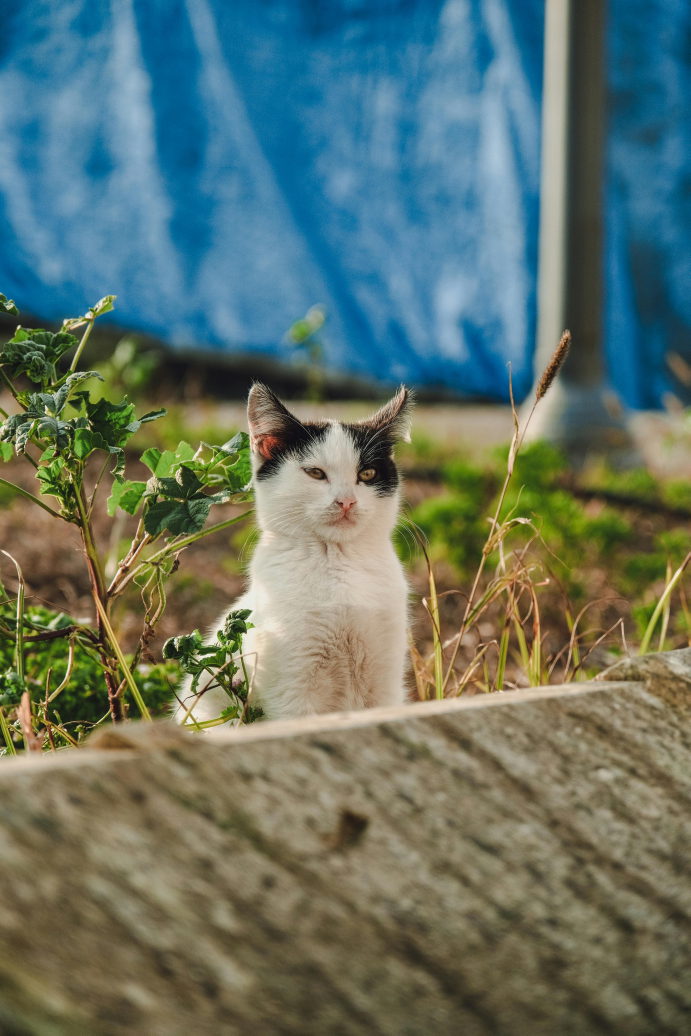
#> input picture Photos/cat1.jpg, 4141 x 6212 px (shown at 1/6 size)
$ python Basic.py
#> lines starting #> are read from the running program, lines starting #| are printed output that depends on the picture; after the words box and inside, x2 and y2 are one past the last pixel; in counts of white or black regions, pixels touching at a corner belong together
import cv2 as cv

def rescaleImage(img, scale=0.1):
    width = int(img.shape[1] * scale)
    height = int(img.shape[0] * scale)
    dimensions = (width, height)

    return cv.resize(img, dimensions, interpolation=cv.INTER_AREA)


img = cv.imread('Photos/cat1.jpg')
#> img is the input picture: shape (6212, 4141, 3); mean B, G, R 104.2, 114.8, 97.9
# cv.imshow('Cat', rescaleImage(img))

# converting to grayscale
grey = cv.cvtColor(img, cv.COLOR_BGR2GRAY)
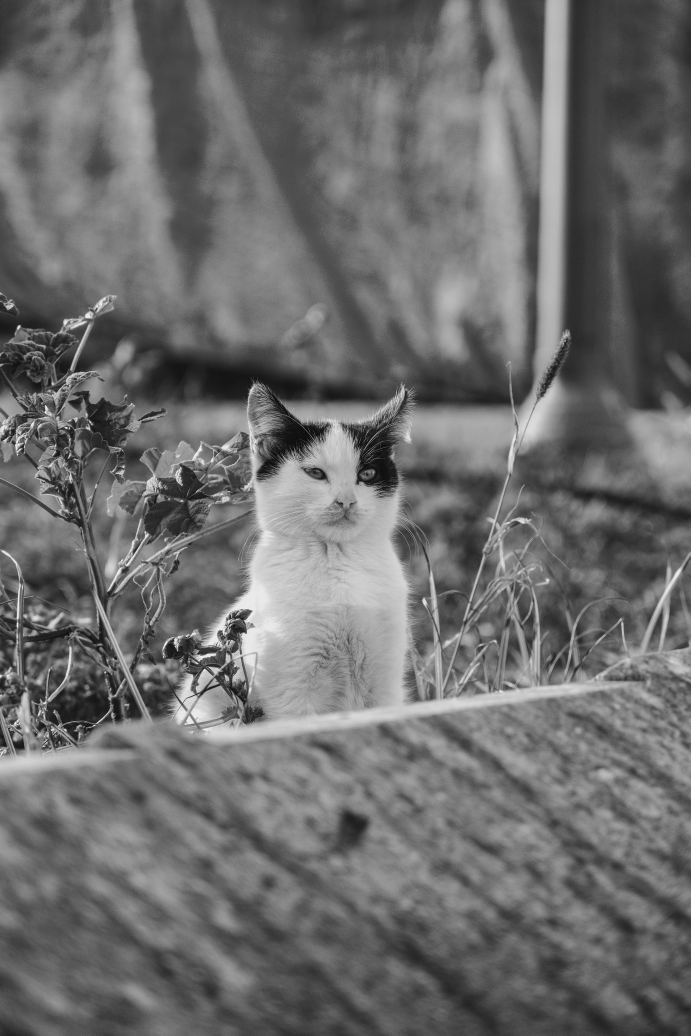
#> grey: shape (6212, 4141) (shown at 1/6 size); min 0, max 254, mean 108.5
# cv.imshow('Grey', rescaleImage(grey))

# blur the image
blur = cv.GaussianBlur(img, (7, 7), cv.BORDER_DEFAULT)
# cv.imshow('Blur', rescaleImage(blur))

# Edge Cascade: to find edge of image

# cv.Canny(img, threshold1, threshold2)
# threshold1: lower threshold, threshold2: upper threshold
# threshold2 = 2 × threshold1

canny = cv.Canny(img, 125, 175)
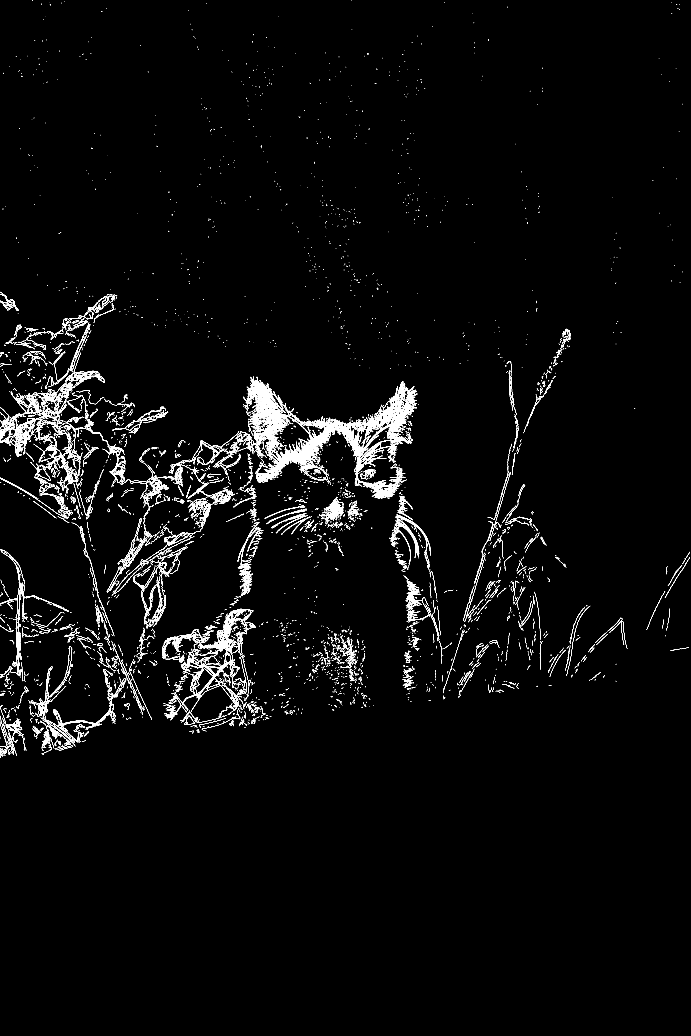
#> canny: shape (6212, 4141) (shown at 1/6 size); 1.2% white in thin lines or dots, all inside (x1, y1, x2, y2) = (0, 0, 4140, 4548)
cv.imshow('Canny', rescaleImage(canny))
#> in rescaleImage, `return cv.resize(img, dimensions, interpolation=cv.INTER_AREA)`:
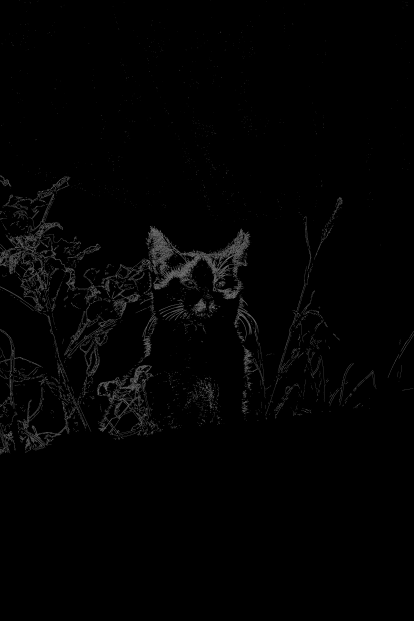
#> returned value: shape (621, 414); min 0, max 122, mean 2.9

# dilate the image usign the canny img
dilated = cv.dilate(canny, (7,7), iterations=3)
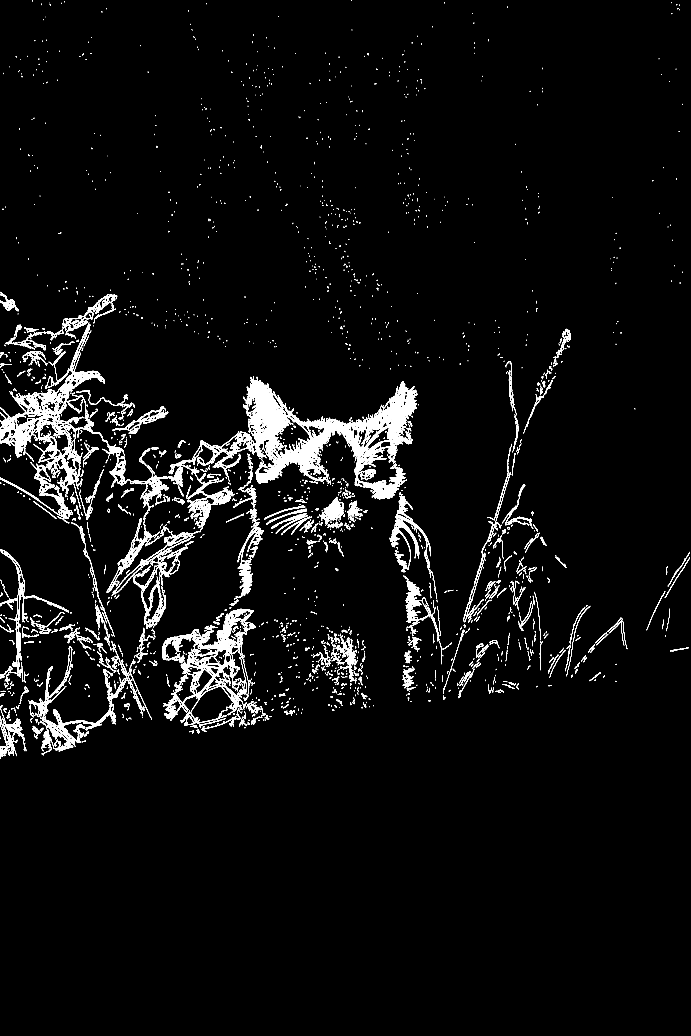
#> dilated: shape (6212, 4141) (shown at 1/6 size); 2.9% white; 3869 white regions (1403 under 20 px), largest, box (x1, y1, x2, y2) and area: (1458, 2259, 2026, 2901) 97343, (2039, 2287, 2504, 2997) 74034, (0, 2116, 750, 2757) 57226
cv.imshow('Dilate', rescaleImage(dilated))
#> call 2 of rescaleImage, with scale = 0.1
#> in rescaleImage (call 2), `return cv.resize(img, dimensions, interpolation=cv.INTER_AREA)`:
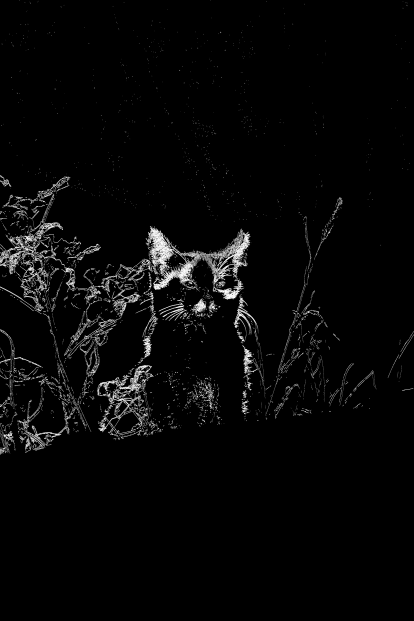
#> returned value: shape (621, 414); min 0, max 255, mean 7.5

# Eroding
eroded = cv.erode(dilated, (3,3), iterations=1)
#> eroded: shape (6212, 4141); 2.5% white; 4298 white regions (1932 under 20 px), largest, box (x1, y1, x2, y2) and area: (1481, 2260, 2022, 2901) 85414, (2101, 2288, 2504, 2997) 62661, (0, 2117, 750, 2757) 46888
cv.imshow('Eroded', rescaleImage(eroded))

# Resize
resized = cv.resize(img, (500, 500), interpolation=cv.INTER_CUBIC)
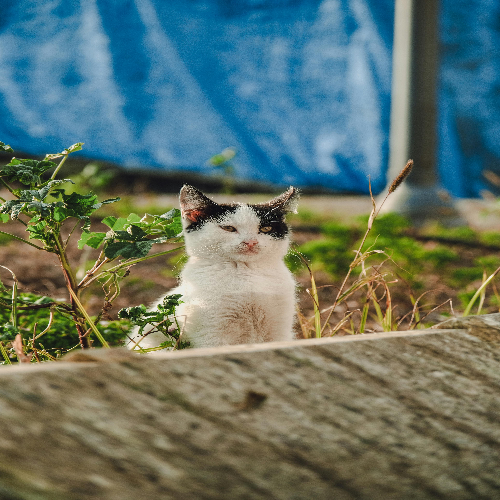
#> resized: shape (500, 500, 3); mean B, G, R 104.2, 114.8, 97.9
cv.imshow('Resized', resized)

# Cropping
cropped = img[50:200, 200:400]
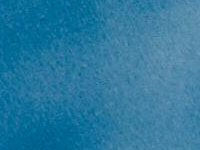
#> cropped: shape (150, 200, 3); mean B, G, R 159.5, 121.7, 43.1
cv.imshow('Cropped', cropped)

cv.waitKey(0)

$ run again, with Photos/cat2.jpg copied over Photos/cat1.jpg
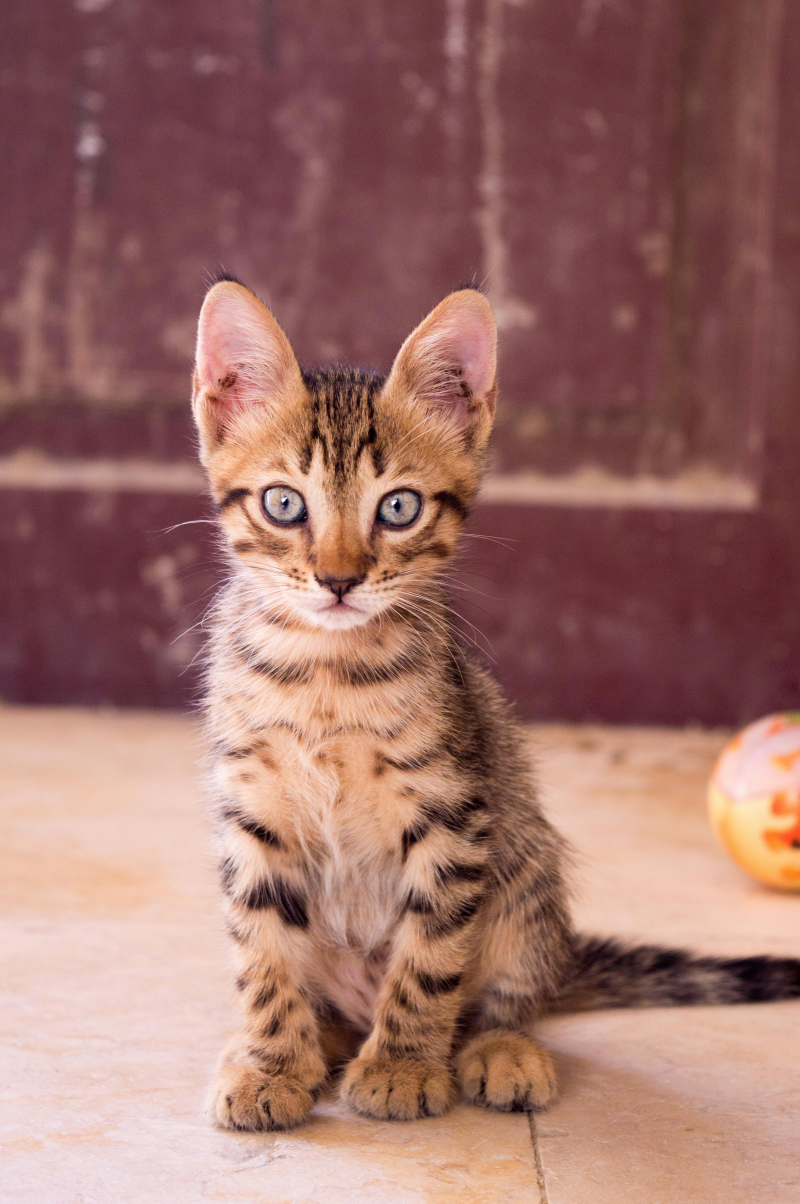
#> input picture Photos/cat2.jpg, 4000 x 6016 px (shown at 1/5 size)
#> img is the input picture: shape (6016, 4000, 3); mean B, G, R 104.9, 111.7, 157.5
#> `canny = cv.Canny(img, 125, 175)`:
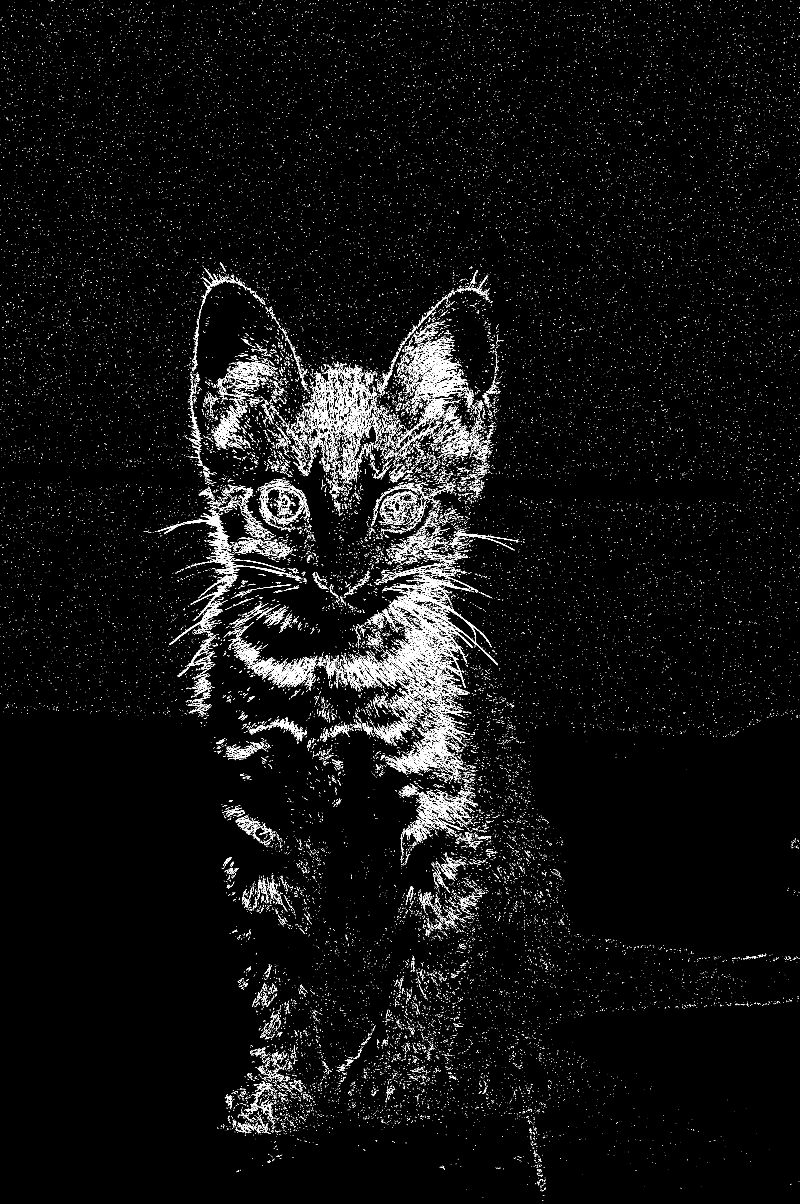
#> canny: shape (6016, 4000) (shown at 1/5 size); 1.8% white in thin lines or dots
#> dilated: shape (6016, 4000); 5.1% white; 29423 white regions (22597 under 20 px), largest, box (x1, y1, x2, y2) and area: (1706, 2814, 2490, 3903) 175583, (1979, 1683, 2336, 2244) 52326, (790, 2543, 1503, 3108) 31544
#> eroded: shape (6016, 4000); 4.3% white; 30899 white regions (25532 under 20 px), largest, box (x1, y1, x2, y2) and area: (1706, 2815, 2490, 3886) 145549, (1979, 1684, 2336, 2244) 44684, (790, 2544, 1503, 3108) 27388
#> `cropped = img[50:200, 200:400]`:
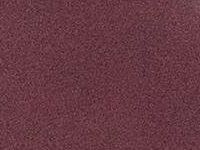
#> cropped: shape (150, 200, 3); mean B, G, R 66.9, 57.1, 103.3

$ run again, with Photos/cat3.jpg copied over Photos/cat1.jpg
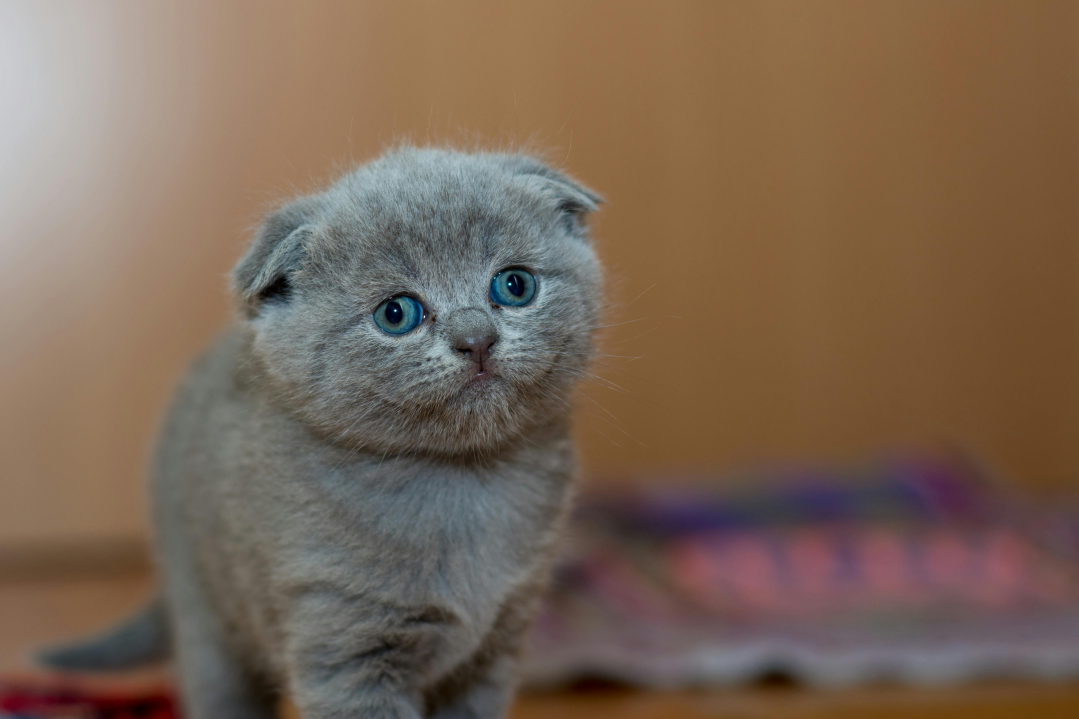
#> input picture Photos/cat3.jpg, 5392 x 3595 px (shown at 1/5 size)
#> img is the input picture: shape (3595, 5392, 3); mean B, G, R 85.2, 101.6, 121.8
#> `canny = cv.Canny(img, 125, 175)`:
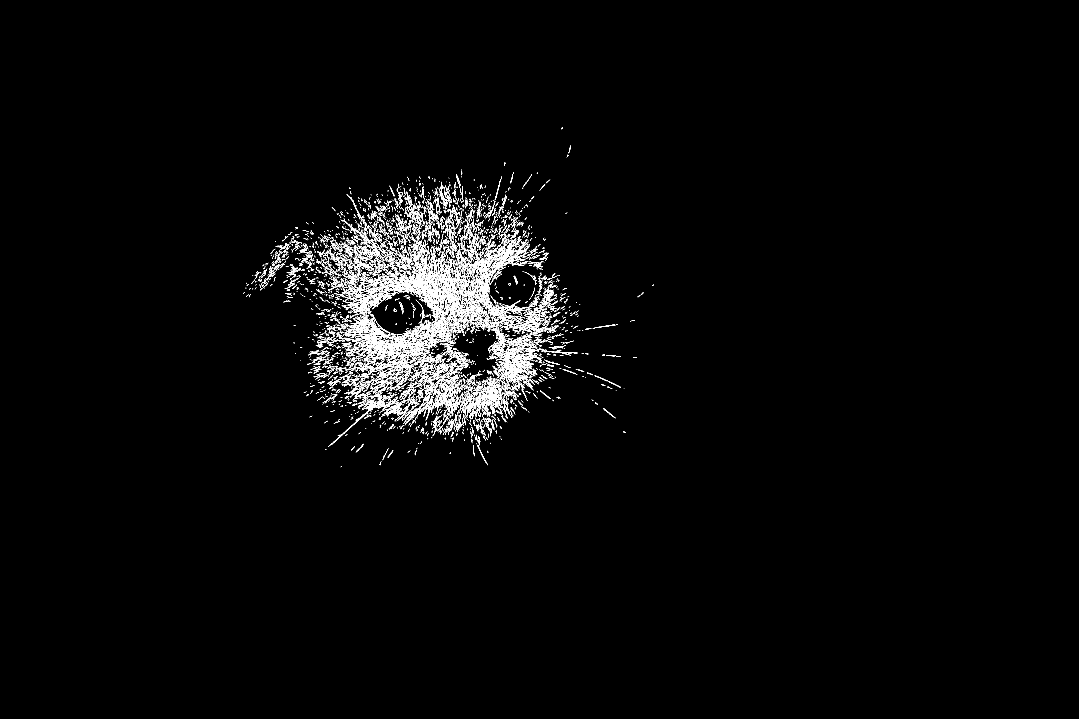
#> canny: shape (3595, 5392) (shown at 1/5 size); 1% white in thin lines or dots, all inside (x1, y1, x2, y2) = (1216, 635, 3270, 2336)
#> dilated: shape (3595, 5392); 2.7% white; 2921 white regions (948 under 20 px), largest, box (x1, y1, x2, y2) and area: (1579, 1180, 2793, 2238) 264677, (2155, 1796, 2342, 2068) 10879, (1754, 1127, 1910, 1385) 8782
#> eroded: shape (3595, 5392); 2.3% white; 3482 white regions (1438 under 20 px), largest, box (x1, y1, x2, y2) and area: (1656, 1232, 2344, 1928) 108504, (2407, 1419, 2793, 2086) 59772, (2222, 1297, 2466, 1667) 19713
#> `cropped = img[50:200, 200:400]`:
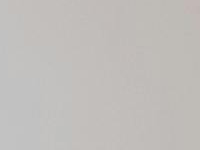
#> cropped: shape (150, 200, 3); mean B, G, R 186.9, 189.8, 192.7
